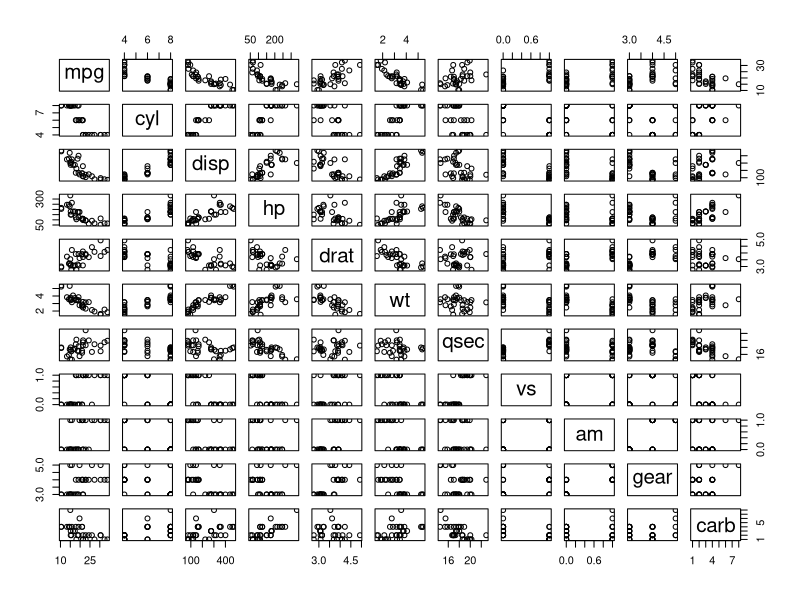

Write the R code that produced this figure.
## ---- chunk 1
knitr::kable(mtcars, caption = "Legenda")
## ---- chunk 2
plot(mtcars)
